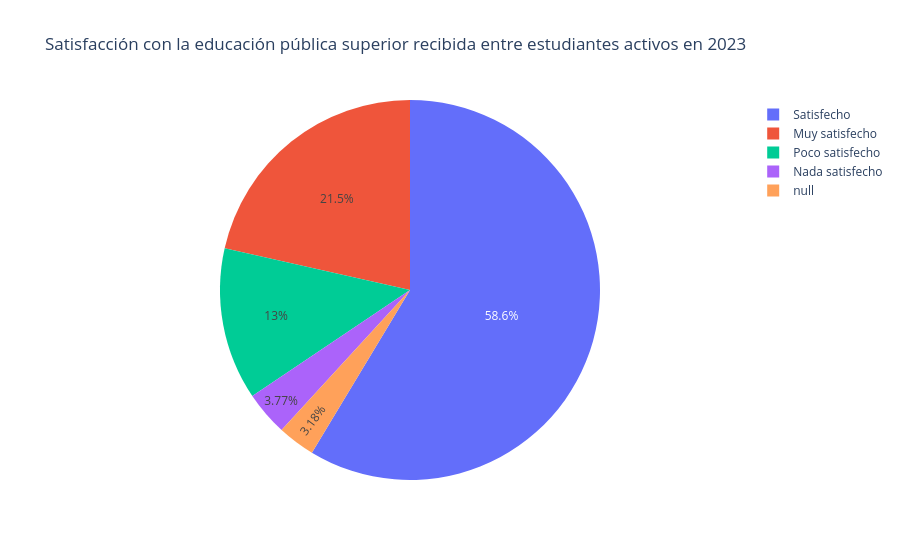

The code cell stored with this chart in its notebook:
### Code cell
# Plot de pie chart sobre perceción de corrupción

dict_sats = {
    1: 'Muy satisfecho',
    2: 'Satisfecho',
    3: 'Poco satisfecho',
    4: 'Nada satisfecho'
}

fig = px.pie(ndf['P5_3A'].map(dict_sats), names='P5_3A', title='Satisfacción con la educación pública superior recibida entre estudiantes activos en 2023')
fig.show()

### Figure 1 — Plotly figure (JSON) as saved in the notebook; plotly's stock layout.template omitted (floating-point values rounded to 4 significant figures; data arrays with more than 128 entries replaced by an {"elided": "..."} marker saying what was removed)
{"data": [{"domain": {"x": [0, 1], "y": [0, 1]}, "hovertemplate": "P5_3A=%{label}<extra></extra>", "labels": {"elided": "2548 str values"}, "legendgroup": "", "name": "", "showlegend": true, "type": "pie"}], "layout": {"legend": {"tracegroupgap": 0}, "title": {"text": "Satisfacción con la educación pública superior recibida entre estudiantes activos en 2023"}}}
